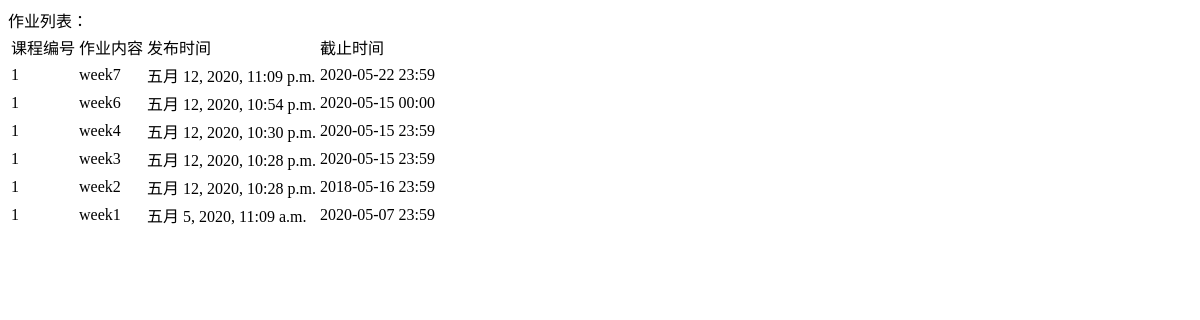
Page /Homework_list/ on the earlier database version.
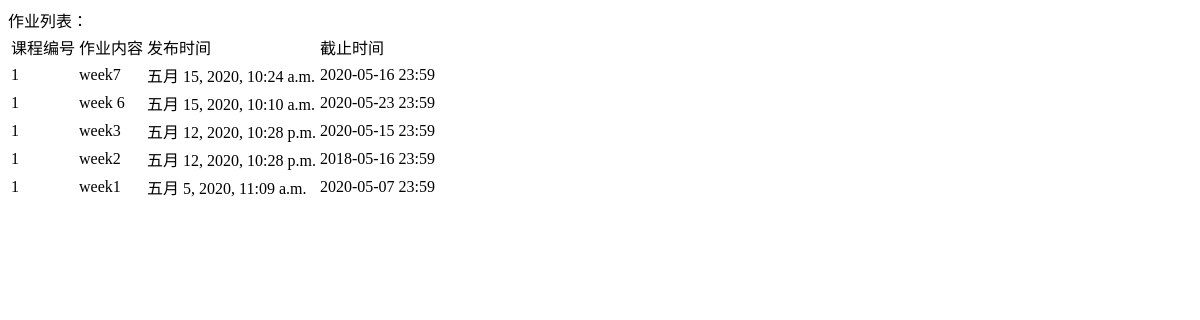
Same page on the later database version.
### HomeworkPublish/models.py (models this page shows, shortened)
class Homework(models.Model):
    Homework_text =models.TextField()
    courseNum = models.IntegerField()
    Pub_time = models.DateTimeField(default=timezone.now)
    deadline_date = models.TextField()
    deadline_time = models.TextField(default='23:59')
    class Meta:
        ordering = ('-Pub_time',)

### HomeworkPublish/views.py (the view)
# urls.py: path('Homework_list/', views.Homework_list, name='Homework_list'),
def Homework_list(request):
    homework = Homework.objects.all()
    context = {'homework':homework}
    return render(request, 'HomeworkPublish/list.html',context)

### templates/HomeworkPublish/list.html (shortened to what this page needs)
<table>
    <tr>
        <td>课程编号</td>
        <td>作业内容</td>
        <td>发布时间</td>
        <td>截止时间</td>
    </tr>
    {% for Homework in homework %}
    <tr>
        <td>{{ Homework.courseNum }}</td>
        <td>{{ Homework.Homework_text}}</td>
        <td>{{ Homework.Pub_time }}</td>
        <td>{{ Homework.deadline_date}} {{ Homework.deadline_time}}</td>
    </tr>
    {% endfor %}
</table>

Differences in the rows shown:
removed Homework: courseNum "1", Homework_text "week7", Pub_time "五月 12, 2020, 11:09 p.m.", deadline_date "2020-05-22", deadline_time "23:59"
removed Homework: courseNum "1", Homework_text "week6", Pub_time "五月 12, 2020, 10:54 p.m.", deadline_date "2020-05-15", deadline_time "00:00"
removed Homework: courseNum "1", Homework_text "week4", Pub_time "五月 12, 2020, 10:30 p.m.", deadline_date "2020-05-15", deadline_time "23:59"
added Homework: courseNum "1", Homework_text "week7", Pub_time "五月 15, 2020, 10:24 a.m.", deadline_date "2020-05-16", deadline_time "23:59"
added Homework: courseNum "1", Homework_text "week 6", Pub_time "五月 15, 2020, 10:10 a.m.", deadline_date "2020-05-23", deadline_time "23:59"
